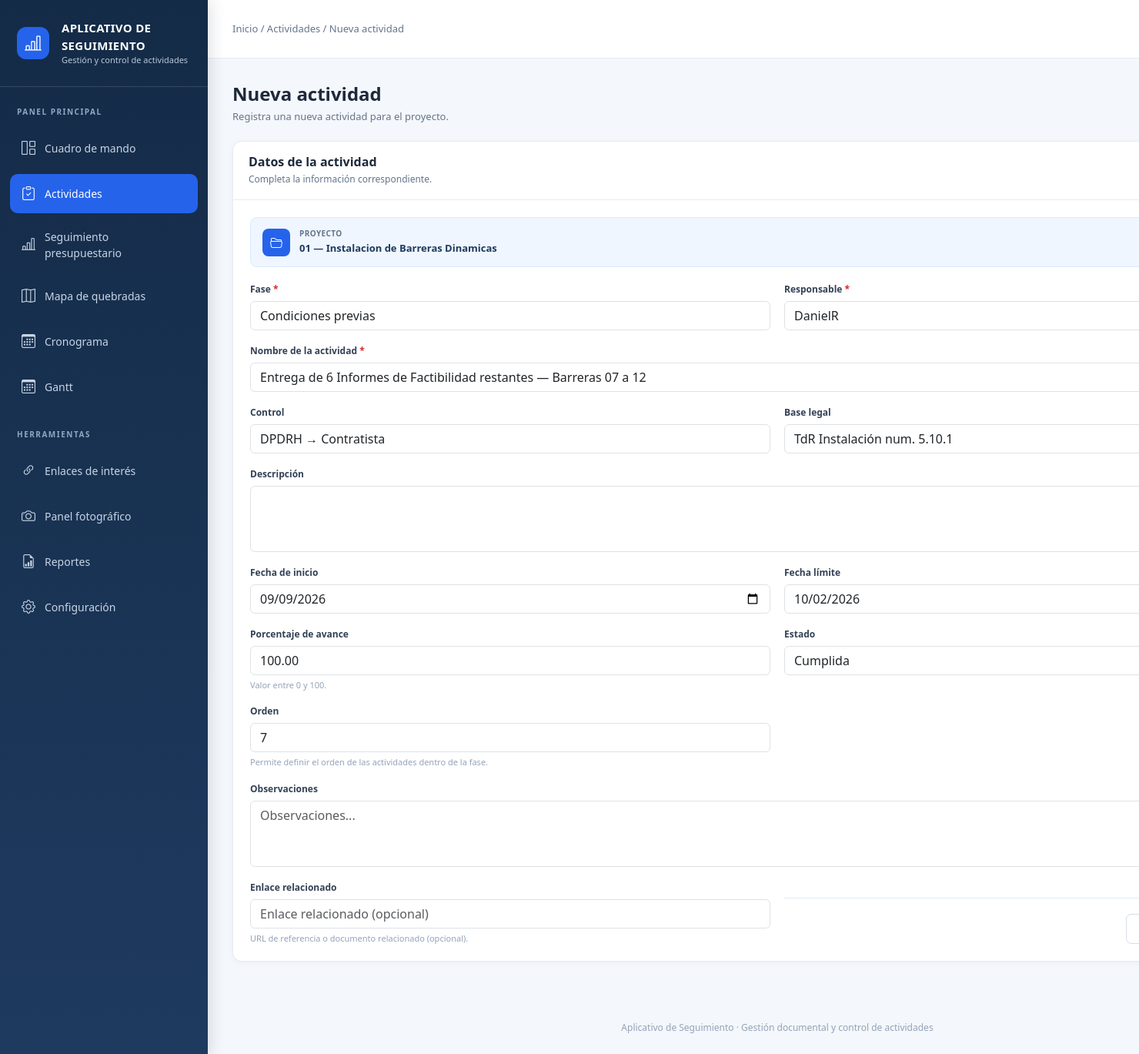
Page /monitoreo/actividades/7/editar/ (signed in) on the committed database.
### monitoreo/models.py (models this page shows, shortened)
class Proyecto(models.Model):
    class Estado(models.TextChoices):
        PLANIFICADO = "PLANIFICADO", "Planificado"
        EN_EJECUCION = "EN_EJECUCION", "En ejecución"
        SUSPENDIDO = "SUSPENDIDO", "Suspendido"
        FINALIZADO = "FINALIZADO", "Finalizado"
        CANCELADO = "CANCELADO", "Cancelado"
    codigo = models.CharField(
        max_length=50,
        unique=True,
    )
    nombre = models.CharField(
        max_length=250,
    )
    descripcion = models.TextField(
        blank=True,
    )
    monto = models.DecimalField(
        max_digits=12,
        decimal_places=2,
        null=True,
        blank=True,
    )
    contratista = models.CharField(
        max_length=250,
        blank=True,
    )
    supervisor = models.CharField(
        max_length=250,
        blank=True,
    )
    entidad_nombre = models.CharField(
        max_length=250,
        blank=True,
    )
    coordinador_tecnico = models.ForeignKey(
        Responsable,
        on_delete=models.PROTECT,
        related_name="proyectos_coordinados",
    )
    fecha_inicio = models.DateField()
    fecha_fin = models.DateField()
    estado = models.CharField(
        max_length=20,
        choices=Estado.choices,
        default=Estado.PLANIFICADO,
    )
    activo = models.BooleanField(
        default=True,
    )
    creado_en = models.DateTimeField(
        auto_now_add=True,
    )
    actualizado_en = models.DateTimeField(
        auto_now=True,
    )
    class Meta:
        verbose_name = "Proyecto"
        verbose_name_plural = "Proyectos"
        ordering = [
            "-fecha_inicio",
            "nombre",
        ]

class Actividad(models.Model):
    class Estado(models.TextChoices):
        PENDIENTE = "PENDIENTE", "Pendiente"
        EN_PROCESO = "EN_PROCESO", "En proceso"
        CUMPLIDA = "CUMPLIDA", "Cumplida"
        VENCIDA = "VENCIDA", "Vencida"
        SUSPENDIDA = "SUSPENDIDA", "Suspendida"
        CANCELADA = "CANCELADA", "Cancelada"
    class Control(models.TextChoices):
        Contratista="Contratista","Contratista"
        ContratistaSupervisorDPDRH="Contratista + Supervisor + DPDRH","Contratista + Supervisor + DPDRH"
        ContratistaANA="Contratista → ANA","Contratista → ANA"
        ContratistaSupervisor="Contratista → Supervisor","Contratista → Supervisor"
        DPDRH="DPDRH","DPDRH"
        DPDRHANAContratista="DPDRH / ANA → Contratista","DPDRH / ANA → Contratista"
        DPDRHContratista="DPDRH → Contratista","DPDRH → Contratista"
        DPDRHANASupervisor="DPDRH/ANA → Supervisor","DPDRH/ANA → Supervisor"
        OficinadeAdministraciónANA="Oficina de Administración (ANA)","Oficina de Administración (ANA)"
        Supervisor="Supervisor","Supervisor"
        SupervisorDPDRH = "Supervisor → DPDRH","Supervisor → DPDRH"
    proyecto = models.ForeignKey(
        Proyecto,
        on_delete=models.CASCADE,
        related_name="actividades",
    )
    fase = models.ForeignKey(
        Fase,
        on_delete=models.PROTECT,
        related_name="actividades",
    )
    nombre = models.CharField(
        max_length=250,
    )
    control = models.CharField(
        max_length=50,
        choices=Control.choices,
        default=Control.Contratista,
    )
    baselegal = models.CharField(
        max_length=250, blank=True)
    descripcion = models.TextField(
        blank=True,
    )
    responsable = models.ForeignKey(
        Responsable,
        on_delete=models.PROTECT,
        related_name="actividades",
    )
    fecha_inicio = models.DateField(
        null=True,
        blank=True,
    )
    fecha_fin = models.DateField(
        null=True,
        blank=True,
    )
    porcentaje_avance = models.DecimalField(
        max_digits=5,
        decimal_places=2,
        default=0,
        validators=[
            MinValueValidator(0),
            MaxValueValidator(100),
        ],
    )
    estado = models.CharField(
        max_length=20,
        choices=Estado.choices,
        default=Estado.PENDIENTE,
    )
    link = models.URLField(
        blank=True,)
    observaciones = models.TextField(
        blank=True,
    )
    orden = models.PositiveIntegerField(
        default=0,
    )
    creado_en = models.DateTimeField(
        auto_now_add=True,
    )
    actualizado_en = models.DateTimeField(
        auto_now=True,
    )
    class Meta:
        verbose_name = "Actividad"
        verbose_name_plural = "Actividades"
        ordering = [
            "proyecto",
            "fase",
            "orden",
            "fecha_fin",
            "nombre",
        ]

### monitoreo/views.py (the view)
@login_required
def actividad_editar(request, pk):
    actividad = get_object_or_404(
        Actividad.objects.select_related(
            "proyecto"
        ),
        pk=pk,
    )
    if request.method == "POST":
        form = ActividadForm(
            request.POST,
            instance=actividad,
            proyecto=actividad.proyecto,
        )
        if form.is_valid():
            form.save()
            messages.success(
                request,
                "La actividad fue actualizada correctamente.",
            )
            return redirect(
                "monitoreo:proyecto_resumen",
                pk=actividad.proyecto.pk,
            )
    else:
        form = ActividadForm(
            instance=actividad,
            proyecto=actividad.proyecto,
        )
    return render(
        request,
        "monitoreo/actividad_form.html",
        {
            "form": form,
            "proyecto": actividad.proyecto,
            "actividad": actividad,
            "titulo": "Editar actividad",
        },
    )

### monitoreo/models.py (called while the page is built)
    def __str__(self):
        nombre = self.usuario.get_full_name()
        return nombre or self.usuario.username

    def __str__(self):
        return self.nombre

### monitoreo/templates/monitoreo/actividad_form.html (shortened to what this page needs)
{% extends "base.html" %}
{% block actividades_active %}
    active
{% endblock %}
{% block breadcrumb %}
    Inicio / Actividades /
    {% if object %}
        Editar actividad
    {% else %}
        Nueva actividad
    {% endif %}
{% endblock %}
{% block content %}
<div class="form-page-header">
    <div class="form-page-title">
        <h1>
            {% if object %}
                Editar actividad
            {% else %}
                Nueva actividad
            {% endif %}
        </h1>
        <p>
            {% if object %}
                Actualiza la información y el estado de la actividad.
            {% else %}
                Registra una nueva actividad para el proyecto.
            {% endif %}
        </p>
    </div>
</div>
<div class="form-card">
    <div class="form-card-header">
        <h2>
            Datos de la actividad
        </h2>
        <p>
            Completa la información correspondiente.
        </p>
    </div>
    <div class="form-card-body">
        {% if proyecto %}
            <div class="project-context">
                <div class="project-context-icon">
                    <i class="bi bi-folder2-open"></i>
                </div>
                <div>
                    <div class="project-context-label">
                        Proyecto
                    </div>
                    <div class="project-context-name">
                        {{ proyecto.codigo }} — {{ proyecto.nombre }}
                    </div>
                </div>
            </div>
        {% endif %}
        <form method="post">
            <div class="form-grid">
                <div class="form-group">
                    <label
                        for="{{ form.fase.id_for_label }}"
                        class="form-label"
                    >
                        Fase
                        <span class="required">*</span>
                    </label>
                    {{ form.fase }}
                </div>
                <div class="form-group">
                    <label
                        for="{{ form.responsable.id_for_label }}"
                        class="form-label"
                    >
                        Responsable
                        <span class="required">*</span>
                    </label>
                    {{ form.responsable }}
                </div>
                <div class="form-group full">
                    <label
                        for="{{ form.nombre.id_for_label }}"
                        class="form-label"
                    >
                        Nombre de la actividad
                        <span class="required">*</span>
                    </label>
                    {{ form.nombre }}
                </div>
                <div class="form-group">
                    <label
                        for="{{ form.control.id_for_label }}"
                        class="form-label"
                    >
                        Control
                    </label>
                    {{ form.control }}
                </div>
                <div class="form-group">
                    <label
                        for="{{ form.baselegal.id_for_label }}"
                        class="form-label"
                    >
                        Base legal
                    </label>
                    {{ form.baselegal }}
                </div>
                <div class="form-group full">
                    <label
                        for="{{ form.descripcion.id_for_label }}"
                        class="form-label"
                    >
                        Descripción
                    </label>
                    {{ form.descripcion }}
                </div>
                <div class="form-group">
                    <label
                        for="{{ form.fecha_inicio.id_for_label }}"
                        class="form-label"
                    >
                        Fecha de inicio
                    </label>
                    {{ form.fecha_inicio }}
                </div>
                <div class="form-group">
                    <label
                        for="{{ form.fecha_fin.id_for_label }}"
                        class="form-label"
                    >
                        Fecha límite
                    </label>
                    {{ form.fecha_fin }}
                </div>
                <div class="form-group">
                    <label
                        for="{{ form.porcentaje_avance.id_for_label }}"
                        class="form-label"
                    >
                        Porcentaje de avance
                    </label>
                    {{ form.porcentaje_avance }}
                    <span class="help-text">
                        Valor entre 0 y 100.
                    </span>
                </div>
                <div class="form-group">
                    <label
                        for="{{ form.estado.id_for_label }}"
                        class="form-label"
                    >
                        Estado
                    </label>
                    {{ form.estado }}
                </div>
                <div class="form-group">
                    <label
                        for="{{ form.orden.id_for_label }}"
                        class="form-label"
                    >
                        Orden
                    </label>
                    {{ form.orden }}
                    <span class="help-text">
                        Permite definir el orden de las actividades dentro de la fase.
                    </span>
                </div>
                <div class="form-group full">
                    <label
                        for="{{ form.observaciones.id_for_label }}"
                        class="form-label"
                    >
                        Observaciones
                    </label>
                    {{ form.observaciones }}
                </div>
                <div class="form-group">
                    <label
                        for="{{ form.link.id_for_label }}"
                        class="form-label"
                    >
                        Enlace relacionado
                    </label>
                    {{ form.link }}
                    <span class="help-text">
                        URL de referencia o documento relacionado (opcional).
                    </span>
            </div>
            <div class="form-actions">
                {% if proyecto %}
                    <a
                        href="{% url 'monitoreo:proyecto_resumen' proyecto.pk %}"
                        class="btn-form"
                    >
                    </a>
                {% endif %}
            </div>
        </form>
    </div>
</div>
{% endblock %}

### templates/base.html (style rules this page uses)
:root { --sidebar-width:270px; --primary:#1e3a5f; --blue:#2563eb; --bg:#f4f7fb; }
* { box-sizing:border-box; }
body { margin:0; background:var(--bg); color:#1f2937; font-family:"Segoe UI",Arial,sans-serif; }

### monitoreo/templates/monitoreo/actividad_form.html (style rules this page uses)
.form-page-header { display: flex; align-items: center; justify-content: space-between; gap: 20px; margin-bottom: 22px; }
.form-page-title h1 { margin: 0; color: #1e293b; font-size: 24px; font-weight: 700; }
.form-page-title p { margin: 5px 0 0; color: #64748b; font-size: 13px; }
.form-card { background: #fff; border: 1px solid #e5ebf3; border-radius: 12px; box-shadow: 0 2px 8px rgba(15, 23, 42, .04); margin-bottom: 20px; overflow: hidden; }
.form-card-header { padding: 17px 20px; border-bottom: 1px solid #e5ebf3; }
.form-card-header h2 { margin: 0; color: #1e293b; font-size: 16px; font-weight: 700; }
.form-card-header p { margin: 4px 0 0; color: #64748b; font-size: 12px; }
.form-card-body { padding: 22px; }
.form-grid { display: grid; grid-template-columns: repeat(2, minmax(0, 1fr)); gap: 18px; }
.form-group { min-width: 0; }
.form-group.full { grid-column: 1 / -1; }
.form-label { display: block; margin-bottom: 6px; color: #334155; font-size: 12px; font-weight: 700; }
.required { color: #dc2626; }
.help-text { display: block; margin-top: 5px; color: #94a3b8; font-size: 11px; line-height: 1.4; }
.project-context { display: flex; align-items: center; gap: 12px; padding: 13px 15px; margin-bottom: 20px; background: #eff6ff; border: 1px solid #dbeafe; border-radius: 9px; }
.project-context-icon { width: 36px; height: 36px; flex-shrink: 0; display: flex; align-items: center; justify-content: center; background: #2563eb; color: #fff; border-radius: 8px; }
.project-context-label { color: #64748b; font-size: 10px; font-weight: 700; text-transform: uppercase; letter-spacing: .4px; }
.project-context-name { color: #1e3a5f; font-size: 13px; font-weight: 700; margin-top: 2px; }
.form-actions { display: flex; justify-content: flex-end; gap: 9px; padding-top: 20px; margin-top: 22px; border-top: 1px solid #e5ebf3; }
.btn-form { min-height: 39px; padding: 8px 15px; border-radius: 7px; border: 1px solid #d6deea; background: #fff; color: #334155; text-decoration: none; font-size: 12px; font-weight: 600; cursor: pointer; }

### rows in the picture
Proyecto: codigo "01", nombre "Instalacion de Barreras Dinamicas"
Actividad: fase "Condiciones previas", responsable "DanielR", nombre "Entrega de 6 Informes de Factibilidad restantes — Barreras 07 a 12", control "DPDRH → Contratista", baselegal "TdR Instalación num. 5.10.1", fecha_inicio "09/09/2026", fecha_fin "10/02/2026", porcentaje_avance "100.00", estado "Cumplida", orden "7"
